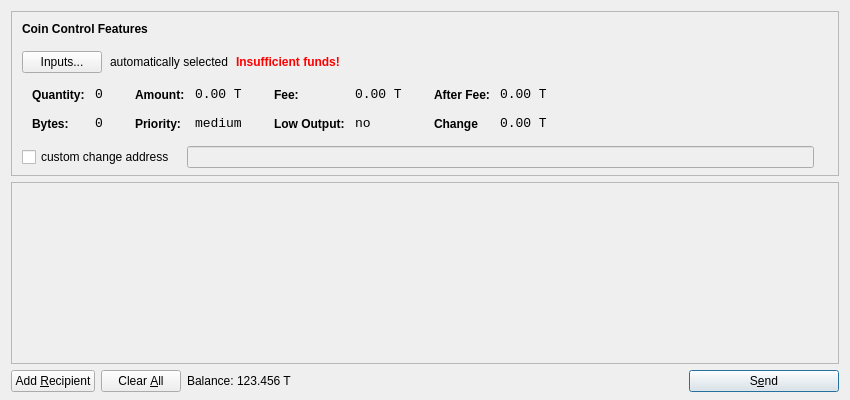
<?xml version="1.0" encoding="UTF-8"?>
<ui version="4.0">
 <class>SendCoinsDialog</class>
 <widget class="QDialog" name="SendCoinsDialog">
  <property name="geometry">
   <rect>
    <x>0</x>
    <y>0</y>
    <width>850</width>
    <height>400</height>
   </rect>
  </property>
  <property name="windowTitle">
   <string>Send Coins</string>
  </property>
  <layout class="QVBoxLayout" name="verticalLayout" stretch="0,1,0">
   <property name="bottomMargin">
    <number>8</number>
   </property>
   <item>
    <widget class="QFrame" name="frameCoinControl">
     <property name="sizePolicy">
      <sizepolicy hsizetype="Expanding" vsizetype="Expanding">
       <horstretch>0</horstretch>
       <verstretch>0</verstretch>
      </sizepolicy>
     </property>
     <property name="maximumSize">
      <size>
       <width>16777215</width>
       <height>16777215</height>
      </size>
     </property>
     <property name="frameShape">
      <enum>QFrame::StyledPanel</enum>
     </property>
     <property name="frameShadow">
      <enum>QFrame::Sunken</enum>
     </property>
     <layout class="QVBoxLayout" name="verticalLayoutCoinControl2">
      <property name="spacing">
       <number>-1</number>
      </property>
      <property name="leftMargin">
       <number>0</number>
      </property>
      <property name="topMargin">
       <number>0</number>
      </property>
      <property name="rightMargin">
       <number>0</number>
      </property>
      <property name="bottomMargin">
       <number>6</number>
      </property>
      <item>
       <layout class="QVBoxLayout" name="verticalLayoutCoinControl" stretch="0,0,0,0,1">
        <property name="spacing">
         <number>0</number>
        </property>
        <property name="leftMargin">
         <number>10</number>
        </property>
        <property name="topMargin">
         <number>10</number>
        </property>
        <item>
         <layout class="QHBoxLayout" name="horizontalLayoutCoinControl1">
          <property name="bottomMargin">
           <number>15</number>
          </property>
          <item>
           <widget class="QLabel" name="labelCoinControlFeatures">
            <property name="sizePolicy">
             <sizepolicy hsizetype="Preferred" vsizetype="Maximum">
              <horstretch>0</horstretch>
              <verstretch>0</verstretch>
             </sizepolicy>
            </property>
            <property name="font">
             <font>
              <weight>75</weight>
              <bold>true</bold>
             </font>
            </property>
            <property name="styleSheet">
             <string notr="true">font-weight:bold;</string>
            </property>
            <property name="text">
             <string>Coin Control Features</string>
            </property>
           </widget>
          </item>
         </layout>
        </item>
        <item>
         <layout class="QHBoxLayout" name="horizontalLayoutCoinControl2" stretch="0,0,0,0">
          <property name="spacing">
           <number>8</number>
          </property>
          <property name="bottomMargin">
           <number>10</number>
          </property>
          <item>
           <widget class="QPushButton" name="pushButtonCoinControl">
            <property name="styleSheet">
             <string notr="true"/>
            </property>
            <property name="text">
             <string>Inputs...</string>
            </property>
           </widget>
          </item>
          <item>
           <widget class="QLabel" name="labelCoinControlAutomaticallySelected">
            <property name="text">
             <string>automatically selected</string>
            </property>
            <property name="margin">
             <number>5</number>
            </property>
           </widget>
          </item>
          <item>
           <widget class="QLabel" name="labelCoinControlInsuffFunds">
            <property name="font">
             <font>
              <weight>75</weight>
              <bold>true</bold>
             </font>
            </property>
            <property name="styleSheet">
             <string notr="true">color:red;font-weight:bold;</string>
            </property>
            <property name="text">
             <string>Insufficient funds!</string>
            </property>
            <property name="margin">
             <number>5</number>
            </property>
           </widget>
          </item>
          <item>
           <spacer name="horizontalSpacerCoinControl">
            <property name="orientation">
             <enum>Qt::Horizontal</enum>
            </property>
            <property name="sizeHint" stdset="0">
             <size>
              <width>40</width>
              <height>1</height>
             </size>
            </property>
           </spacer>
          </item>
         </layout>
        </item>
        <item>
         <widget class="QWidget" name="widgetCoinControl" native="true">
          <property name="sizePolicy">
           <sizepolicy hsizetype="Preferred" vsizetype="Preferred">
            <horstretch>0</horstretch>
            <verstretch>0</verstretch>
           </sizepolicy>
          </property>
          <property name="minimumSize">
           <size>
            <width>0</width>
            <height>0</height>
           </size>
          </property>
          <property name="styleSheet">
           <string notr="true"/>
          </property>
          <layout class="QHBoxLayout" name="horizontalLayoutCoinControl5">
           <property name="margin">
            <number>0</number>
           </property>
           <item>
            <layout class="QHBoxLayout" name="horizontalLayoutCoinControl3" stretch="0,0,0,1">
             <property name="spacing">
              <number>20</number>
             </property>
             <property name="topMargin">
              <number>0</number>
             </property>
             <property name="bottomMargin">
              <number>10</number>
             </property>
             <item>
              <layout class="QFormLayout" name="formLayoutCoinControl1">
               <property name="horizontalSpacing">
                <number>10</number>
               </property>
               <property name="verticalSpacing">
                <number>14</number>
               </property>
               <property name="leftMargin">
                <number>10</number>
               </property>
               <property name="topMargin">
                <number>4</number>
               </property>
               <property name="rightMargin">
                <number>6</number>
               </property>
               <item row="0" column="0">
                <widget class="QLabel" name="labelCoinControlQuantityText">
                 <property name="styleSheet">
                  <string notr="true">font-weight:bold;</string>
                 </property>
                 <property name="text">
                  <string>Quantity:</string>
                 </property>
                 <property name="margin">
                  <number>0</number>
                 </property>
                </widget>
               </item>
               <item row="0" column="1">
                <widget class="QLabel" name="labelCoinControlQuantity">
                 <property name="font">
                  <font>
                   <family>Monospace</family>
                   <pointsize>10</pointsize>
                  </font>
                 </property>
                 <property name="cursor">
                  <cursorShape>IBeamCursor</cursorShape>
                 </property>
                 <property name="contextMenuPolicy">
                  <enum>Qt::ActionsContextMenu</enum>
                 </property>
                 <property name="text">
                  <string>0</string>
                 </property>
                 <property name="margin">
                  <number>0</number>
                 </property>
                 <property name="textInteractionFlags">
                  <set>Qt::LinksAccessibleByMouse|Qt::TextSelectableByKeyboard|Qt::TextSelectableByMouse</set>
                 </property>
                </widget>
               </item>
               <item row="1" column="0">
                <widget class="QLabel" name="labelCoinControlBytesText">
                 <property name="styleSheet">
                  <string notr="true">font-weight:bold;</string>
                 </property>
                 <property name="text">
                  <string>Bytes:</string>
                 </property>
                </widget>
               </item>
               <item row="1" column="1">
                <widget class="QLabel" name="labelCoinControlBytes">
                 <property name="font">
                  <font>
                   <family>Monospace</family>
                   <pointsize>10</pointsize>
                  </font>
                 </property>
                 <property name="cursor">
                  <cursorShape>IBeamCursor</cursorShape>
                 </property>
                 <property name="contextMenuPolicy">
                  <enum>Qt::ActionsContextMenu</enum>
                 </property>
                 <property name="text">
                  <string>0</string>
                 </property>
                 <property name="textInteractionFlags">
                  <set>Qt::LinksAccessibleByMouse|Qt::TextSelectableByKeyboard|Qt::TextSelectableByMouse</set>
                 </property>
                </widget>
               </item>
              </layout>
             </item>
             <item>
              <layout class="QFormLayout" name="formLayoutCoinControl2">
               <property name="horizontalSpacing">
                <number>10</number>
               </property>
               <property name="verticalSpacing">
                <number>14</number>
               </property>
               <property name="leftMargin">
                <number>6</number>
               </property>
               <property name="topMargin">
                <number>4</number>
               </property>
               <property name="rightMargin">
                <number>6</number>
               </property>
               <item row="0" column="0">
                <widget class="QLabel" name="labelCoinControlAmountText">
                 <property name="styleSheet">
                  <string notr="true">font-weight:bold;</string>
                 </property>
                 <property name="text">
                  <string>Amount:</string>
                 </property>
                 <property name="margin">
                  <number>0</number>
                 </property>
                </widget>
               </item>
               <item row="0" column="1">
                <widget class="QLabel" name="labelCoinControlAmount">
                 <property name="font">
                  <font>
                   <family>Monospace</family>
                   <pointsize>10</pointsize>
                  </font>
                 </property>
                 <property name="cursor">
                  <cursorShape>IBeamCursor</cursorShape>
                 </property>
                 <property name="contextMenuPolicy">
                  <enum>Qt::ActionsContextMenu</enum>
                 </property>
                 <property name="text">
                  <string notr="true">0.00 T</string>
                 </property>
                 <property name="textInteractionFlags">
                  <set>Qt::LinksAccessibleByMouse|Qt::TextSelectableByKeyboard|Qt::TextSelectableByMouse</set>
                 </property>
                </widget>
               </item>
               <item row="1" column="0">
                <widget class="QLabel" name="labelCoinControlPriorityText">
                 <property name="styleSheet">
                  <string notr="true">font-weight:bold;</string>
                 </property>
                 <property name="text">
                  <string>Priority:</string>
                 </property>
                </widget>
               </item>
               <item row="1" column="1">
                <widget class="QLabel" name="labelCoinControlPriority">
                 <property name="font">
                  <font>
                   <family>Monospace</family>
                   <pointsize>10</pointsize>
                  </font>
                 </property>
                 <property name="cursor">
                  <cursorShape>IBeamCursor</cursorShape>
                 </property>
                 <property name="contextMenuPolicy">
                  <enum>Qt::ActionsContextMenu</enum>
                 </property>
                 <property name="text">
                  <string>medium</string>
                 </property>
                 <property name="textInteractionFlags">
                  <set>Qt::LinksAccessibleByMouse|Qt::TextSelectableByKeyboard|Qt::TextSelectableByMouse</set>
                 </property>
                </widget>
               </item>
              </layout>
             </item>
             <item>
              <layout class="QFormLayout" name="formLayoutCoinControl3">
               <property name="horizontalSpacing">
                <number>10</number>
               </property>
               <property name="verticalSpacing">
                <number>14</number>
               </property>
               <property name="leftMargin">
                <number>6</number>
               </property>
               <property name="topMargin">
                <number>4</number>
               </property>
               <property name="rightMargin">
                <number>6</number>
               </property>
               <item row="0" column="0">
                <widget class="QLabel" name="labelCoinControlFeeText">
                 <property name="styleSheet">
                  <string notr="true">font-weight:bold;</string>
                 </property>
                 <property name="text">
                  <string>Fee:</string>
                 </property>
                 <property name="margin">
                  <number>0</number>
                 </property>
                </widget>
               </item>
               <item row="0" column="1">
                <widget class="QLabel" name="labelCoinControlFee">
                 <property name="font">
                  <font>
                   <family>Monospace</family>
                   <pointsize>10</pointsize>
                  </font>
                 </property>
                 <property name="cursor">
                  <cursorShape>IBeamCursor</cursorShape>
                 </property>
                 <property name="contextMenuPolicy">
                  <enum>Qt::ActionsContextMenu</enum>
                 </property>
                 <property name="text">
                  <string notr="true">0.00 T</string>
                 </property>
                 <property name="textInteractionFlags">
                  <set>Qt::LinksAccessibleByMouse|Qt::TextSelectableByKeyboard|Qt::TextSelectableByMouse</set>
                 </property>
                </widget>
               </item>
               <item row="1" column="0">
                <widget class="QLabel" name="labelCoinControlLowOutputText">
                 <property name="styleSheet">
                  <string notr="true">font-weight:bold;</string>
                 </property>
                 <property name="text">
                  <string>Low Output:</string>
                 </property>
                </widget>
               </item>
               <item row="1" column="1">
                <widget class="QLabel" name="labelCoinControlLowOutput">
                 <property name="font">
                  <font>
                   <family>Monospace</family>
                   <pointsize>10</pointsize>
                  </font>
                 </property>
                 <property name="cursor">
                  <cursorShape>IBeamCursor</cursorShape>
                 </property>
                 <property name="contextMenuPolicy">
                  <enum>Qt::ActionsContextMenu</enum>
                 </property>
                 <property name="text">
                  <string>no</string>
                 </property>
                 <property name="textInteractionFlags">
                  <set>Qt::LinksAccessibleByMouse|Qt::TextSelectableByKeyboard|Qt::TextSelectableByMouse</set>
                 </property>
                </widget>
               </item>
              </layout>
             </item>
             <item>
              <layout class="QFormLayout" name="formLayoutCoinControl4">
               <property name="horizontalSpacing">
                <number>10</number>
               </property>
               <property name="verticalSpacing">
                <number>14</number>
               </property>
               <property name="leftMargin">
                <number>6</number>
               </property>
               <property name="topMargin">
                <number>4</number>
               </property>
               <property name="rightMargin">
                <number>6</number>
               </property>
               <item row="0" column="0">
                <widget class="QLabel" name="labelCoinControlAfterFeeText">
                 <property name="styleSheet">
                  <string notr="true">font-weight:bold;</string>
                 </property>
                 <property name="text">
                  <string>After Fee:</string>
                 </property>
                 <property name="margin">
                  <number>0</number>
                 </property>
                </widget>
               </item>
               <item row="0" column="1">
                <widget class="QLabel" name="labelCoinControlAfterFee">
                 <property name="font">
                  <font>
                   <family>Monospace</family>
                   <pointsize>10</pointsize>
                  </font>
                 </property>
                 <property name="cursor">
                  <cursorShape>IBeamCursor</cursorShape>
                 </property>
                 <property name="contextMenuPolicy">
                  <enum>Qt::ActionsContextMenu</enum>
                 </property>
                 <property name="text">
                  <string notr="true">0.00 T</string>
                 </property>
                 <property name="textInteractionFlags">
                  <set>Qt::LinksAccessibleByMouse|Qt::TextSelectableByKeyboard|Qt::TextSelectableByMouse</set>
                 </property>
                </widget>
               </item>
               <item row="1" column="0">
                <widget class="QLabel" name="labelCoinControlChangeText">
                 <property name="styleSheet">
                  <string notr="true">font-weight:bold;</string>
                 </property>
                 <property name="text">
                  <string>Change</string>
                 </property>
                </widget>
               </item>
               <item row="1" column="1">
                <widget class="QLabel" name="labelCoinControlChange">
                 <property name="font">
                  <font>
                   <family>Monospace</family>
                   <pointsize>10</pointsize>
                  </font>
                 </property>
                 <property name="cursor">
                  <cursorShape>IBeamCursor</cursorShape>
                 </property>
                 <property name="contextMenuPolicy">
                  <enum>Qt::ActionsContextMenu</enum>
                 </property>
                 <property name="text">
                  <string notr="true">0.00 T</string>
                 </property>
                 <property name="textInteractionFlags">
                  <set>Qt::LinksAccessibleByMouse|Qt::TextSelectableByKeyboard|Qt::TextSelectableByMouse</set>
                 </property>
                </widget>
               </item>
              </layout>
             </item>
            </layout>
           </item>
          </layout>
         </widget>
        </item>
        <item>
         <layout class="QHBoxLayout" name="horizontalLayoutCoinControl4" stretch="0,0,0">
          <property name="spacing">
           <number>12</number>
          </property>
          <property name="sizeConstraint">
           <enum>QLayout::SetDefaultConstraint</enum>
          </property>
          <property name="topMargin">
           <number>5</number>
          </property>
          <property name="rightMargin">
           <number>5</number>
          </property>
          <item>
           <widget class="QCheckBox" name="checkBoxCoinControlChange">
            <property name="text">
             <string>custom change address</string>
            </property>
           </widget>
          </item>
          <item>
           <widget class="QLineEdit" name="lineEditCoinControlChange">
            <property name="enabled">
             <bool>false</bool>
            </property>
            <property name="sizePolicy">
             <sizepolicy hsizetype="Expanding" vsizetype="Fixed">
              <horstretch>0</horstretch>
              <verstretch>0</verstretch>
             </sizepolicy>
            </property>
           </widget>
          </item>
          <item>
           <widget class="QLabel" name="labelCoinControlChangeLabel">
            <property name="sizePolicy">
             <sizepolicy hsizetype="Preferred" vsizetype="Expanding">
              <horstretch>0</horstretch>
              <verstretch>0</verstretch>
             </sizepolicy>
            </property>
            <property name="minimumSize">
             <size>
              <width>0</width>
              <height>0</height>
             </size>
            </property>
            <property name="text">
             <string/>
            </property>
            <property name="margin">
             <number>3</number>
            </property>
           </widget>
          </item>
         </layout>
        </item>
        <item>
         <spacer name="verticalSpacerCoinControl">
          <property name="orientation">
           <enum>Qt::Vertical</enum>
          </property>
          <property name="sizeHint" stdset="0">
           <size>
            <width>800</width>
            <height>1</height>
           </size>
          </property>
         </spacer>
        </item>
       </layout>
      </item>
     </layout>
    </widget>
   </item>
   <item>
    <widget class="QScrollArea" name="scrollArea">
     <property name="widgetResizable">
      <bool>true</bool>
     </property>
     <widget class="QWidget" name="scrollAreaWidgetContents">
      <property name="geometry">
       <rect>
        <x>0</x>
        <y>0</y>
        <width>830</width>
        <height>165</height>
       </rect>
      </property>
      <layout class="QVBoxLayout" name="verticalLayout_2">
       <property name="margin">
        <number>0</number>
       </property>
       <item>
        <layout class="QVBoxLayout" name="entries">
         <property name="spacing">
          <number>6</number>
         </property>
        </layout>
       </item>
       <item>
        <spacer name="verticalSpacer">
         <property name="orientation">
          <enum>Qt::Vertical</enum>
         </property>
         <property name="sizeHint" stdset="0">
          <size>
           <width>20</width>
           <height>40</height>
          </size>
         </property>
        </spacer>
       </item>
      </layout>
     </widget>
    </widget>
   </item>
   <item>
    <layout class="QHBoxLayout" name="horizontalLayout">
     <item>
      <widget class="QPushButton" name="addButton">
       <property name="toolTip">
        <string>Send to multiple recipients at once</string>
       </property>
       <property name="text">
        <string>Add &amp;Recipient</string>
       </property>
       <property name="autoDefault">
        <bool>false</bool>
       </property>
      </widget>
     </item>
     <item>
      <widget class="QPushButton" name="clearButton">
       <property name="sizePolicy">
        <sizepolicy hsizetype="Minimum" vsizetype="Fixed">
         <horstretch>0</horstretch>
         <verstretch>0</verstretch>
        </sizepolicy>
       </property>
       <property name="toolTip">
        <string>Remove all transaction fields</string>
       </property>
       <property name="text">
        <string>Clear &amp;All</string>
       </property>
       <property name="autoRepeatDelay">
        <number>300</number>
       </property>
       <property name="autoDefault">
        <bool>false</bool>
       </property>
      </widget>
     </item>
     <item>
      <layout class="QHBoxLayout" name="horizontalLayout_2">
       <property name="spacing">
        <number>3</number>
       </property>
       <item>
        <widget class="QLabel" name="label">
         <property name="sizePolicy">
          <sizepolicy hsizetype="Preferred" vsizetype="Fixed">
           <horstretch>0</horstretch>
           <verstretch>0</verstretch>
          </sizepolicy>
         </property>
         <property name="text">
          <string>Balance:</string>
         </property>
        </widget>
       </item>
       <item>
        <widget class="QLabel" name="labelBalance">
         <property name="sizePolicy">
          <sizepolicy hsizetype="Preferred" vsizetype="Fixed">
           <horstretch>0</horstretch>
           <verstretch>0</verstretch>
          </sizepolicy>
         </property>
         <property name="cursor">
          <cursorShape>IBeamCursor</cursorShape>
         </property>
         <property name="text">
          <string notr="true">123.456 T</string>
         </property>
         <property name="textInteractionFlags">
          <set>Qt::LinksAccessibleByMouse|Qt::TextSelectableByKeyboard|Qt::TextSelectableByMouse</set>
         </property>
        </widget>
       </item>
      </layout>
     </item>
     <item>
      <spacer name="horizontalSpacer">
       <property name="orientation">
        <enum>Qt::Horizontal</enum>
       </property>
       <property name="sizeHint" stdset="0">
        <size>
         <width>40</width>
         <height>20</height>
        </size>
       </property>
      </spacer>
     </item>
     <item>
      <widget class="QPushButton" name="sendButton">
       <property name="minimumSize">
        <size>
         <width>150</width>
         <height>0</height>
        </size>
       </property>
       <property name="toolTip">
        <string>Confirm the send action</string>
       </property>
       <property name="text">
        <string>S&amp;end</string>
       </property>
       <property name="icon">
        <iconset resource="../bitcoin.qrc">
         <normaloff>:/icons/send</normaloff>:/icons/send</iconset>
       </property>
       <property name="default">
        <bool>true</bool>
       </property>
      </widget>
     </item>
    </layout>
   </item>
  </layout>
 </widget>
 <resources>
  <include location="../bitcoin.qrc"/>
 </resources>
 <connections/>
</ui>
